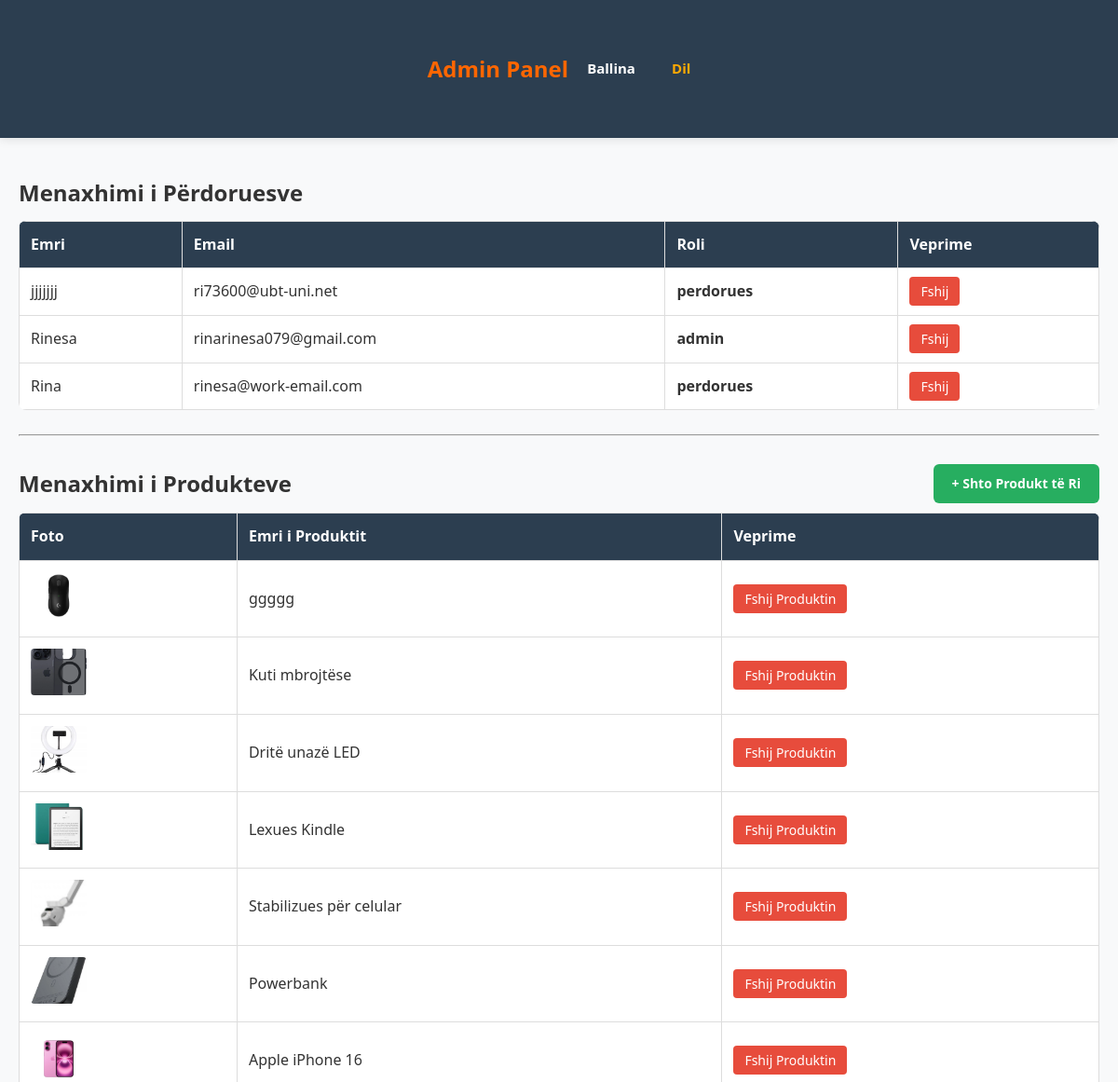
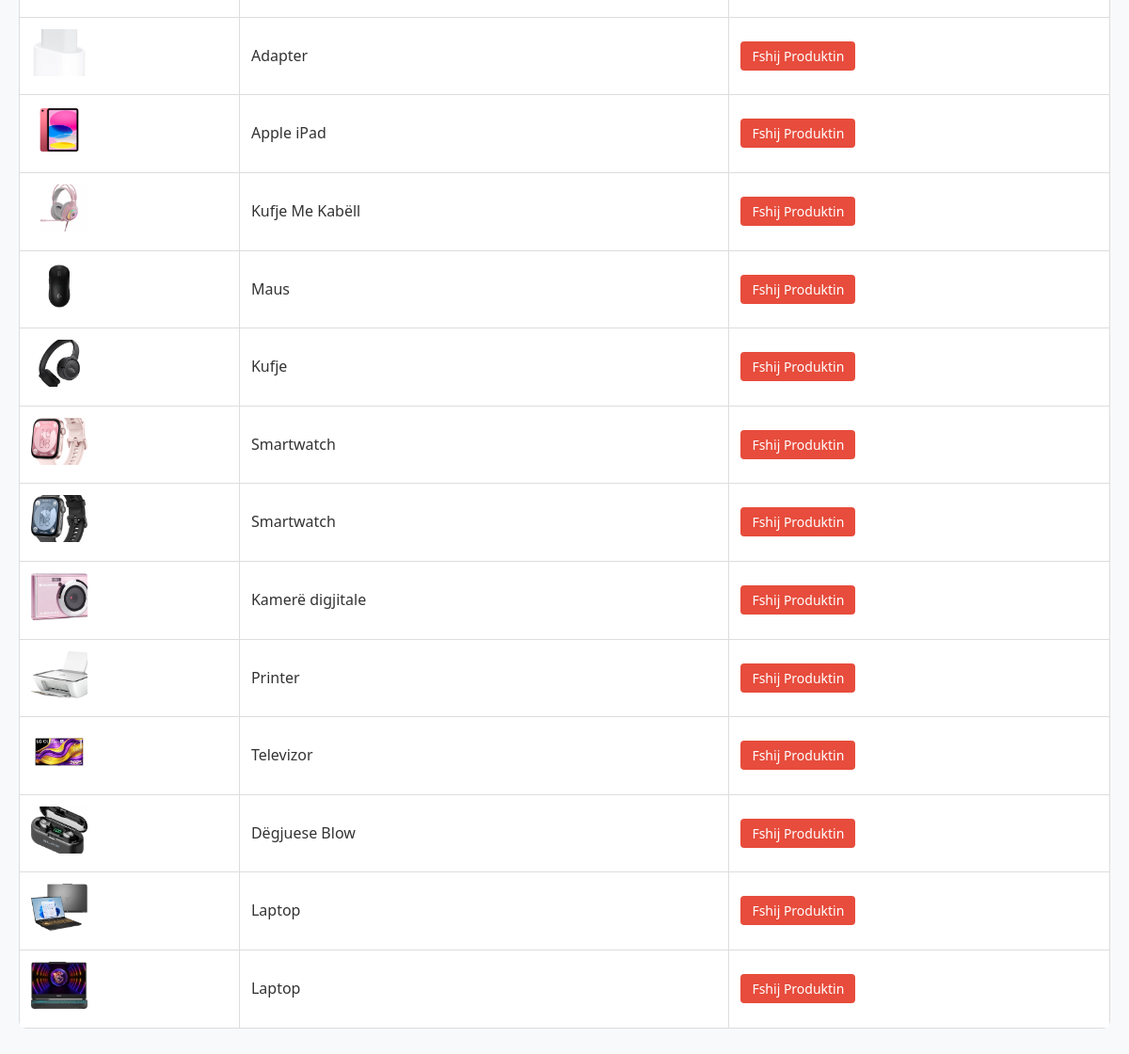
The app's page /dashboard/admin_dashboard.php (signed in) with its own data (2 pictures, top to bottom).
### tables this page shows
CREATE TABLE `perdoruesit` (
  `id` int(11) NOT NULL,
  `emri` varchar(100) DEFAULT NULL,
  `email` varchar(100) DEFAULT NULL,
  `password` varchar(255) DEFAULT NULL,
  `roli` enum('admin','perdorues') DEFAULT 'perdorues'
);

CREATE TABLE `produkte` (
  `id` int(11) NOT NULL,
  `emri` varchar(255) NOT NULL,
  `pershkrimi` text DEFAULT NULL,
  `cmimi` decimal(10,2) NOT NULL,
  `foto` varchar(255) DEFAULT NULL,
  `krijuar_me` timestamp NOT NULL DEFAULT current_timestamp()
);

### classes/product.php (called while the page is built, shortened)
<?php
class Product {
    private $db;
    private $tabela = "produkte";
    public function __construct($db) {
        $this->db = $db;
    }
    public function lexoProduktet() {
        try {
            $query = "SELECT * FROM " . $this->tabela . " ORDER BY id DESC";
            $stmt = $this->db->prepare($query);
            $stmt->execute();
            return $stmt->fetchAll(PDO::FETCH_ASSOC);
        } catch (PDOException $e) {
            return [];
        }
    }
}
?>

### dashboard/admin_dashboard.php (the view, shortened to what this page needs)
<?php
require_once "../classes/Product.php";
$database = new Database();
$db = $database->lidhja();
$queryUsers = "SELECT id, emri, email, roli FROM perdoruesit";
$stmtUsers = $db->prepare($queryUsers);
$stmtUsers->execute();
$perdoruesit = $stmtUsers->fetchAll(PDO::FETCH_ASSOC);
$productObj = new Product($db);
$produktet = $productObj->lexoProduktet();
?>
<!DOCTYPE html>
<html lang="sq">
<head>
    <link rel="stylesheet" href="../css/style.css">
</head>
<body>
    <header>
        <div class="container" style="display: flex; justify-content: space-between; align-items: center;">
            <h1>Admin Panel</h1>
            <nav>
                <a href="../index.php" style="color: white; margin-right: 15px;">Ballina</a>
                <a href="../logout.php" style="color: #ffaa00; font-weight: bold;">Dil</a>
            </nav>
        </div>
    </header>
    <div class="container">
        <h2 style="margin-top: 20px;">Menaxhimi i Përdoruesve</h2>
        <table class="admin-table">
            <thead>
                <tr>
                    <th>Emri</th>
                    <th>Email</th>
                    <th>Roli</th>
                    <th>Veprime</th>
                </tr>
            </thead>
            <tbody>
                <?php foreach ($perdoruesit as $u): ?>
                <tr>
                    <td><?php echo htmlspecialchars($u['emri']); ?></td>
                    <td><?php echo htmlspecialchars($u['email']); ?></td>
                    <td><strong><?php echo htmlspecialchars($u['roli']); ?></strong></td>
                    <td>
                        <a href="delete_user.php?id=<?php echo $u['id']; ?>" class="btn-delete" onclick="return confirm('A jeni të sigurt që doni të fshini këtë përdorues?')">Fshij</a>
                    </td>
                </tr>
                <?php endforeach; ?>
            </tbody>
        </table>
        <br><hr>
        <div class="section-header">
            <h2>Menaxhimi i Produkteve</h2>
            <a href="add_product.php" class="butoni" style="width: auto; padding: 10px 20px; background-color: #27ae60;">+ Shto Produkt të Ri</a>
        </div>
        <table class="admin-table">
            <thead>
                <tr>
                    <th>Foto</th>
                    <th>Emri i Produktit</th>
                    <th>Veprime</th>
                </tr>
            </thead>
            <tbody>
                <?php if (count($produktet) > 0): ?>
                    <?php foreach ($produktet as $p): ?>
                    <tr>
                        <td>
                            <img src="../images/<?php echo $p['foto']; ?>" width="60" height="50" style="border-radius: 4px; object-fit: cover;">
                        </td>
                        <td><?php echo htmlspecialchars($p['emri']); ?></td>
                        <td>
                            <a href="delete_product.php?id=<?php echo $p['id']; ?>" class="btn-delete" onclick="return confirm('A dëshiron ta fshish këtë produkt?')">Fshij Produktin</a>
                        </td>
                    </tr>
                    <?php endforeach; ?>
                <?php else: ?>
                    <tr><td colspan="3" style="text-align:center; padding: 20px;">Nuk ka produkte në databazë.</td></tr>
                <?php endif; ?>
            </tbody>
        </table>
    </div>
</body>
</html>

### css/style.css (style rules this page uses)
* { margin: 0; padding: 0; box-sizing: border-box; font-family: 'Segoe UI', Tahoma, Geneva, Verdana, sans-serif; }
body { background-color: #f8f9fa; color: #333; line-height: 1.6; }
header { background-color: #2c3e50; color: white; padding: 15px 10%; display: flex; justify-content: space-between; align-items: center; position: sticky; top: 0; z-index: 1000; box-shadow: 0 2px 10px rgba(0,0,0,0.1); }
header h1 { font-size: 24px; color: #ff6600; }
nav a { color: white; text-decoration: none; margin-left: 20px; font-weight: 600; font-size: 15px; transition: 0.3s; }
.container { max-width: 1200px; margin: 40px auto; padding: 0 20px; }
.butoni { background-color: #ff6600; color: white; padding: 12px 20px; border: none; border-radius: 6px; cursor: pointer; text-decoration: none; display: inline-block; width: 100%; text-align: center; font-size: 14px; font-weight: bold; transition: 0.3s; }
.admin-table { width: 100%; border-collapse: collapse; margin-top: 20px; background: white; border-radius: 8px; overflow: hidden; }
.admin-table th, .admin-table td { padding: 15px; border-bottom: 1px solid #eee; text-align: left; }
.admin-table th { background-color: #2c3e50; color: white; }
.btn-delete { background-color: #e74c3c; color: white; padding: 6px 12px; text-decoration: none; border-radius: 4px; font-size: 12px; }

### dashboard/admin_dashboard.php (style rules this page uses)
.admin-table { width: 100%; border-collapse: collapse; margin-top: 10px; background: white; }
.admin-table th, .admin-table td { padding: 12px; border: 1px solid #ddd; text-align: left; }
.admin-table th { background-color: #2c3e50; color: white; }
.btn-delete { background-color: #e74c3c; color: white; padding: 6px 12px; border-radius: 4px; text-decoration: none; font-size: 14px; }
.section-header { display: flex; justify-content: space-between; align-items: center; margin-top: 30px; }

### records on screen
perdoruesit: emri "jjjjjjj", email "ri73600@ubt-uni.net", roli "perdorues"
perdoruesit: emri "Rinesa", email "rinarinesa079@gmail.com", roli "admin"
perdoruesit: emri "Rina", email "rinesa@work-email.com", roli "perdorues"
produkte: foto (picture), emri "ggggg"
produkte: foto (picture), emri "Kuti mbrojtëse"
produkte: foto (picture), emri "Dritë unazë LED"
produkte: foto (picture), emri "Lexues Kindle"
produkte: foto (picture), emri "Stabilizues për celular"
produkte: foto (picture), emri "Powerbank"
produkte: foto (picture), emri "Apple iPhone 16"
produkte: foto (picture), emri "Adapter"
produkte: foto (picture), emri "Apple iPad"
produkte: foto (picture), emri "Kufje Me Kabëll"
produkte: foto (picture), emri "Maus"
produkte: foto (picture), emri "Kufje"
produkte: foto (picture), emri "Smartwatch"
produkte: foto (picture), emri "Smartwatch"
produkte: foto (picture), emri "Kamerë digjitale"
produkte: foto (picture), emri "Printer"
produkte: foto (picture), emri "Televizor"
produkte: foto (picture), emri "Dëgjuese Blow"
produkte: foto (picture), emri "Laptop"
produkte: foto (picture), emri "Laptop"
